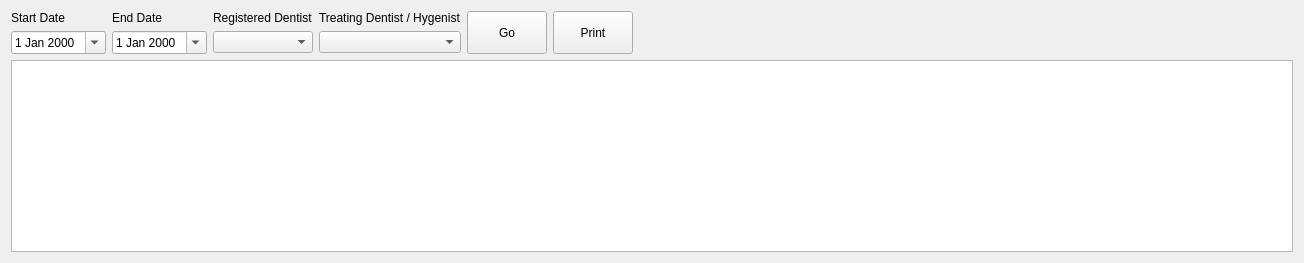
          <widget class="QWidget" name="tab_16">
           <attribute name="icon">
            <iconset resource="../resources/resources.qrc">
             <normaloff>:/txt.png</normaloff>:/txt.png</iconset>
           </attribute>
           <attribute name="title">
            <string>Daybook</string>
           </attribute>
           <layout class="QGridLayout">
            <item row="0" column="0">
             <widget class="QLabel" name="label_29">
              <property name="text">
               <string>Start Date</string>
              </property>
             </widget>
            </item>
            <item row="0" column="1">
             <widget class="QLabel" name="label_30">
              <property name="text">
               <string>End Date</string>
              </property>
             </widget>
            </item>
            <item row="0" column="2">
             <widget class="QLabel" name="label_28">
              <property name="text">
               <string>Registered Dentist</string>
              </property>
             </widget>
            </item>
            <item row="0" column="3">
             <widget class="QLabel" name="label_31">
              <property name="text">
               <string>Treating Dentist / Hygenist</string>
              </property>
             </widget>
            </item>
            <item row="0" column="4" rowspan="2">
             <widget class="QPushButton" name="daybookGoPushButton">
              <property name="sizePolicy">
               <sizepolicy hsizetype="Preferred" vsizetype="Preferred">
                <horstretch>0</horstretch>
                <verstretch>0</verstretch>
               </sizepolicy>
              </property>
              <property name="text">
               <string>Go</string>
              </property>
              <property name="icon">
               <iconset resource="../resources/resources.qrc">
                <normaloff>:/button_ok.png</normaloff>:/button_ok.png</iconset>
              </property>
              <property name="iconSize">
               <size>
                <width>24</width>
                <height>24</height>
               </size>
              </property>
             </widget>
            </item>
            <item row="0" column="5" rowspan="2">
             <widget class="QPushButton" name="daybookPrintButton">
              <property name="sizePolicy">
               <sizepolicy hsizetype="Preferred" vsizetype="Preferred">
                <horstretch>0</horstretch>
                <verstretch>0</verstretch>
               </sizepolicy>
              </property>
              <property name="maximumSize">
               <size>
                <width>16777215</width>
                <height>16777215</height>
               </size>
              </property>
              <property name="toolTip">
               <string>Print the Data</string>
              </property>
              <property name="text">
               <string>Print</string>
              </property>
              <property name="icon">
               <iconset resource="../resources/resources.qrc">
                <normaloff>:/ps.png</normaloff>:/ps.png</iconset>
              </property>
              <property name="iconSize">
               <size>
                <width>32</width>
                <height>32</height>
               </size>
              </property>
             </widget>
            </item>
            <item row="0" column="6" rowspan="2">
             <spacer>
              <property name="orientation">
               <enum>Qt::Horizontal</enum>
              </property>
              <property name="sizeHint" stdset="0">
               <size>
                <width>654</width>
                <height>20</height>
               </size>
              </property>
             </spacer>
            </item>
            <item row="1" column="0">
             <widget class="QDateEdit" name="daybookStartDateEdit">
              <property name="sizePolicy">
               <sizepolicy hsizetype="Preferred" vsizetype="Fixed">
                <horstretch>0</horstretch>
                <verstretch>0</verstretch>
               </sizepolicy>
              </property>
              <property name="calendarPopup">
               <bool>true</bool>
              </property>
             </widget>
            </item>
            <item row="1" column="1">
             <widget class="QDateEdit" name="daybookEndDateEdit">
              <property name="sizePolicy">
               <sizepolicy hsizetype="Preferred" vsizetype="Fixed">
                <horstretch>0</horstretch>
                <verstretch>0</verstretch>
               </sizepolicy>
              </property>
              <property name="calendarPopup">
               <bool>true</bool>
              </property>
             </widget>
            </item>
            <item row="1" column="2">
             <widget class="QComboBox" name="daybookDent1ComboBox"/>
            </item>
            <item row="1" column="3">
             <widget class="QComboBox" name="daybookDent2ComboBox"/>
            </item>
            <item row="2" column="0" colspan="7">
             <widget class="QTextBrowser" name="daybookTextBrowser"/>
            </item>
           </layout>
          </widget>
